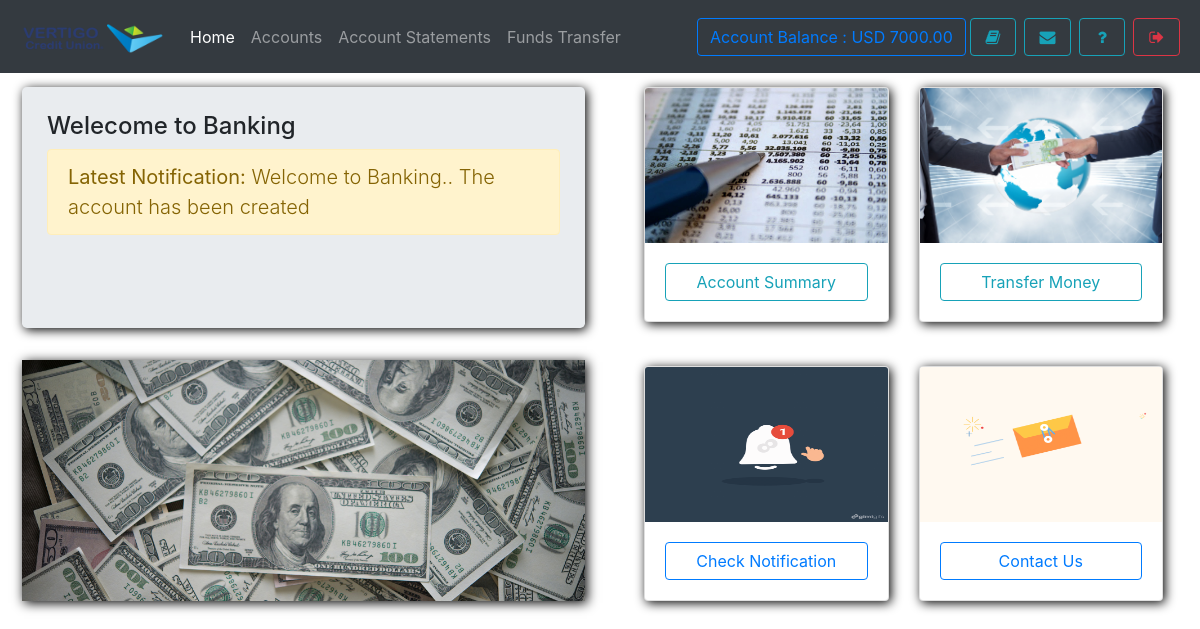
The page /user (signed in) on the database its author committed.
### core/models.py (models this page shows, shortened)
class User(AbstractUser):
    username = None
    email = models.EmailField(
        _('Email'),
        max_length=150,
        unique=True,
        help_text=_('Required. 150 characters or fewer. Letters, digits and @/./+/-/_ only.'),
        error_messages={
            'unique': _("A user with that email already exists."),
        },
    )
    objects = BaseManager()
    USERNAME_FIELD = 'email'
    REQUIRED_FIELDS = []
    choices = (('user','user'),('cashier','cashier'),('manager','manager'))
    usertype = models.CharField(max_length = 10, default = "user")

class Account(models.Model):
    user = models.OneToOneField(User,on_delete= models.CASCADE)
    account_number = models.CharField(max_length = 10,unique = True,validators=[numeric_validation])
    balance = models.BigIntegerField()
    branch  = models.ForeignKey(Branch,null = True,blank=True,on_delete=models.SET_NULL)
    account_type = models.CharField(max_length = 10, choices = (('current','current'),('savings','savings')),default = "savings")
    first_name = models.CharField(max_length = 256)
    middle_name = models.CharField(max_length = 256, blank = True)
    last_name = models.CharField(max_length = 256)
    dob = models.DateField(blank=True,null = True)
    gender = models.CharField(max_length= 2, choices=(('m',"male"),('f',"female")), blank=True)
    city = models.CharField(max_length= 20, blank=True)
    religion = models.CharField(max_length= 20, blank=True)
    marital_status = models.CharField(max_length= 2, choices=(('s',"Single"),('m',"Married")), blank=True)
    address = models.CharField(max_length= 40, blank=True)
    contact = models.CharField(max_length=12,blank=True, validators=[numeric_validation])
    means_of_id = models.CharField(max_length = 10, choices = (('nid','national id card'),('dl','driver licence'),('vc','Voters Card'),
    ('ip','International Passport')), blank=True)
    id_number = models.CharField(max_length= 20, blank=True)
    id_expiry_date = models.DateField(blank=True,auto_now_add=False,null=True)
    next_of_kin_title = models.CharField(max_length= 256, blank=True)
    next_of_kin_name = models.CharField(max_length= 256, blank=True)
    next_of_kin_email = models.EmailField(blank=True)
    next_of_kin_dob = models.DateField(blank=True, auto_now_add=False,null=True)
    next_of_kin_contact = models.CharField(max_length= 12, blank=True)
    date_created = models.DateTimeField(auto_now_add = True)

class Notification(models.Model):
    user = models.ForeignKey(User,related_name="notification", on_delete=models.CASCADE)
    fromm = models.ForeignKey(User,related_name="sends", on_delete=models.CASCADE)
    message = models.CharField(max_length=100)
    date_sent = models.DateTimeField(auto_now_add=True)

### core/views.py (the view)
# urls.py: path('user',UserIndexView.as_view(),name = "user-index"),
class UserIndexView(UserRequiredMixin,View):
    def get(self,request):
        user = request.user
        notification = Notification.objects.filter(user = user).order_by("-date_sent").first()
        return render(request,"user/index.html",{'notification':notification})

### core/views.py (called while the page is built)
    def test_func(self):
        return self.request.user.is_staff or self.request.user.usertype == "user"

### core/templates/user/index.html
{% extends 'user/user-base.html' %}
{% load static %}
{% block content %}
<div class="row w-100" style="margin-left: 0px; margin-top: 15px;" >
    <div class="col" style="padding: 22px;padding-top: 0">
      <div class="jumbotron shadowBlack" style="padding: 25px;min-height: 241px;max-height: 241px">
    <h4 class="display-5">Welecome to Banking</h4>
    <p  class="lead alert alert-warning"><b>Latest Notification:</b>
         {{notification.message}}
    </p>
  </div>
  <div class="shadowBlack" style="max-height: 241px;max-height: 241px">
    <img src="{% static 'images/carousel.jpg' %}" style="width: 100%; height: 241px; object-fit: cover;">
  </div>
    </div>
  <div class="col">
      <div class="row" style="padding: 22px;padding-top: 0">
        <div class="col">
          <div class="card shadowBlack responsive-margin-bottom">
            <img class="card-img-top" src="{% static 'images/journal.jpg' %}" style="max-height: 155px;min-height: 155px" alt="Card image cap">
            <div class="card-body">
              <a href="{% url 'user-account' %}" class="btn btn-outline-info shadow btn-block">Account Summary</a>
            </div>
          </div>
        </div>
        <div class="col">
          <div class="card shadowBlack ">
            <img class="card-img-top" src="{% static 'images/transfer-bg.jpg' %}" alt="Card image cap" style="max-height: 155px;min-height: 155px">
          <div class="card-body">
            <a href="{% url 'user-transfer' %}" class="btn btn-outline-info shadow btn-block">Transfer Money</a>
           </div>
          </div>
        </div>
      </div>
      <div class="row" style="padding: 22px">
        <div class="col">
          <div class="card shadowBlack responsive-margin-bottom">
            <img class="card-img-top" src="{% static 'images/notif.gif' %}" style="max-height: 155px;min-height: 155px" alt="Card image cap">
            <div class="card-body">
              <a href="{% url 'user-notification' %}" class="btn btn-outline-primary btn-block">Check Notification</a>
            </div>
          </div>
        </div>
        <div class="col">
          <div class="card shadowBlack ">
            <img class="card-img-top" src="{% static 'images/send_mail.gif' %}" alt="Card image cap" style="max-height: 155px;min-height: 155px">
          <div class="card-body">
            <a href="{% url 'user-feedback' %}" class="btn btn-outline-primary btn-block">Contact Us</a>
           </div>
          </div>
        </div>
      </div>
    </div>
  </div>
{% endblock %}

### core/templates/user/user-base.html (shortened to what this page needs)
{% extends 'base.html' %}
{% load static %}
{% block body %}
<div style="background-size: 100%" class="bg-gradient-seconday">
<nav class="navbar navbar-expand-lg navbar-dark bg-dark fixed-top">
 <a class="navbar-brand" href="{% url 'manager-index' %}">
    <img src="{% static 'themes/custom/vacu/logo.png' %}" style="object-fit:cover;object-position:center center; width: 150px;" class="d-inline-block align-top" alt="">
  </a>
  <div class="collapse navbar-collapse" id="navbarSupportedContent">
    <ul class="navbar-nav mr-auto">
      <li class="nav-item ">
        <a class="nav-link {% if request.path == '/user' %}active{% endif %}" href="{% url 'user-index' %}">Home <span class="sr-only">(current)</span></a>
      </li>
      <li class="nav-item {% if request.path == '/user/account' %}active{% endif %}">  <a class="nav-link" href="{% url 'user-account' %}">Accounts</a></li>
      <li class="nav-item {% if request.path == '/user/statement' %}active{% endif %}">  <a class="nav-link" href="{% url 'user-statement' %}">Account Statements</a></li>
      <li class="nav-item {% if request.path == '/user/transfer' %}active{% endif %}">  <a class="nav-link" href="{% url 'user-transfer' %}">Funds Transfer</a></li>
    </ul>
    <form class="form-inline my-2 my-lg-0">
        <a href="javascript:void(0)" class="btn btn-outline-primary margin-bottom-mobile" data-toggle="tooltip" title="Your current Account Balance">Account Balance : USD {{request.user.account.balance}}.00</a>
        <a href="{% url 'user-account' %}" data-toggle="tooltip" title="Account Summary" class="btn btn-outline-info mx-1" ><i class="fa fa-book fa-fw"></i></a>
        <a href="{% url 'user-notification' %}" data-toggle="tooltip" title="View Notice" class="btn btn-outline-info mx-1" ><i class="fa fa-envelope fa-fw"></i></a>
        <a href="{% url 'user-feedback' %}" data-toggle="tooltip" title="Help?" class="btn btn-outline-info mx-1" ><i class="fa fa-question fa-fw"></i></a>
        <a href="{% url 'user-logout' %}" data-toggle="tooltip" title="Logout" class="btn btn-outline-danger mx-1" ><i class="fa fa-sign-out fa-fw"></i></a>
    </form>
  </div>
</nav><br><br><br>
{% block content %}
{% endblock %}
</div>
{% endblock %}

### core/static/css/custom.css (style rules this page uses)
.shadowBlack { box-shadow: 2px 2px 11px black }

### rows shown on the page
User: user.account.balance "7000"
Notification: message "Welcome to Banking.. The account has been created"
